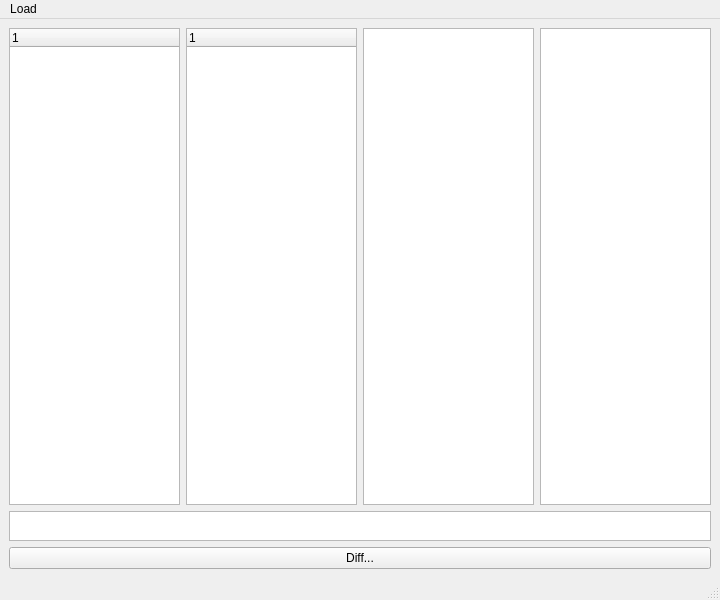
<?xml version="1.0" encoding="UTF-8"?>
<ui version="4.0">
 <class>MainWindow</class>
 <widget class="QMainWindow" name="MainWindow">
  <property name="geometry">
   <rect>
    <x>0</x>
    <y>0</y>
    <width>720</width>
    <height>600</height>
   </rect>
  </property>
  <property name="windowTitle">
   <string>MainWindow</string>
  </property>
  <widget class="QWidget" name="centralwidget">
   <layout class="QGridLayout" name="gridLayout">
    <item row="0" column="0">
     <layout class="QHBoxLayout" name="horizontalLayout">
      <item>
       <widget class="QTreeWidget" name="treeWidget">
        <column>
         <property name="text">
          <string notr="true">1</string>
         </property>
        </column>
       </widget>
      </item>
      <item>
       <widget class="QTreeWidget" name="treeWidget_2">
        <column>
         <property name="text">
          <string notr="true">1</string>
         </property>
        </column>
       </widget>
      </item>
      <item>
       <widget class="QTreeView" name="treeView"/>
      </item>
      <item>
       <widget class="QTreeView" name="treeView_2"/>
      </item>
     </layout>
    </item>
    <item row="1" column="0">
     <widget class="QTextEdit" name="textEdit">
      <property name="maximumSize">
       <size>
        <width>5000</width>
        <height>30</height>
       </size>
      </property>
     </widget>
    </item>
    <item row="2" column="0">
     <widget class="QPushButton" name="pushButton">
      <property name="text">
       <string>Diff...</string>
      </property>
     </widget>
    </item>
   </layout>
  </widget>
  <widget class="QMenuBar" name="menubar">
   <property name="geometry">
    <rect>
     <x>0</x>
     <y>0</y>
     <width>720</width>
     <height>22</height>
    </rect>
   </property>
   <widget class="QMenu" name="menuLoad">
    <property name="title">
     <string>Load</string>
    </property>
    <addaction name="separator"/>
    <addaction name="actionDebugging_Symbols"/>
    <addaction name="separator"/>
    <addaction name="actionExit"/>
   </widget>
   <addaction name="menuLoad"/>
  </widget>
  <widget class="QStatusBar" name="statusbar"/>
  <action name="actionDebugging_Symbols">
   <property name="text">
    <string>Debugging Symbols...</string>
   </property>
  </action>
  <action name="actionExit">
   <property name="text">
    <string>Exit</string>
   </property>
  </action>
 </widget>
 <resources/>
 <connections/>
</ui>
